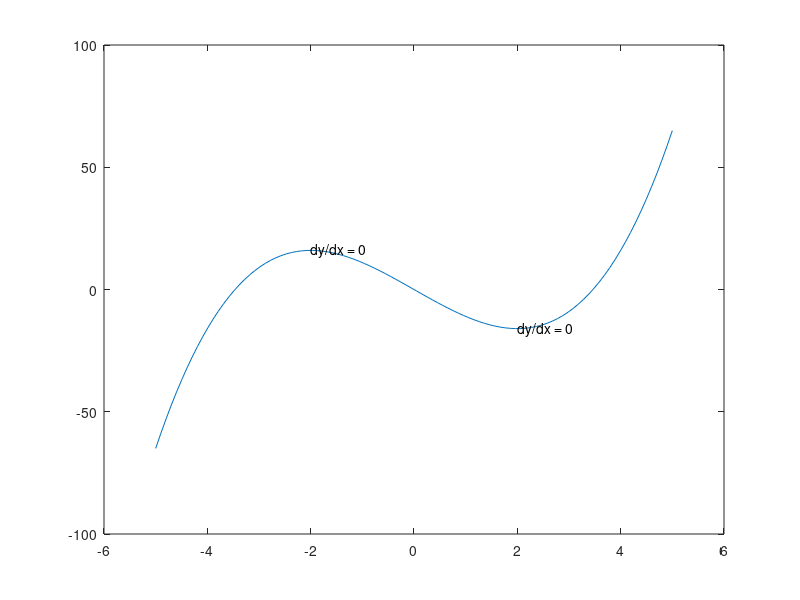

Recreate this plot in MATLAB. (Note: this script raises an error after producing the figure.)
%=============================================================================
% Copyright (c) 2016-present Allan CORNET (Nelson)
%=============================================================================
% This file is part of the Nelson.
%=============================================================================
% LICENCE_BLOCK_BEGIN
% SPDX-License-Identifier: LGPL-3.0-or-later
% LICENCE_BLOCK_END
%=============================================================================
% <--ADV-CLI MODE-->
%=============================================================================
f = figure();
x = linspace(-5,5);
y = x.^3-12*x;
plot(x,y);
xt = [-2 2];
yt = [16 -16];
str = 'dy/dx = 0';
T = text(xt, yt, str);
T(1).Color = 'red';
T(1).FontSize = 14;
%=============================================================================
assert_isequal(size(T), [1 2]);
%=============================================================================
assert_isequal(T(1).Color, [1 0 0]);
%=============================================================================
assert_isequal(T(1).FontSize, 14);
%=============================================================================
P = properties(T(1));
REF = {'BackgroundColor';    
'BoundingBox';        
'Children';           
'Color';           
'EdgeColor';          
'Extent';             
'FontAngle';          
'FontName';           
'FontSize';
'FontSmoothing';           
'FontUnits';          
'FontWeight';         
'HorizontalAlignment';
'Interpreter';
'LineStyle';          
'LineWidth';          
'Margin';             
'Parent';             
'Position';           
'Rotation';           
'String';             
'Tag';                
'Type';               
'Units';              
'UserData';           
'VerticalAlignment';  
'Visible'};
assert_isequal(P, REF);
%=============================================================================
